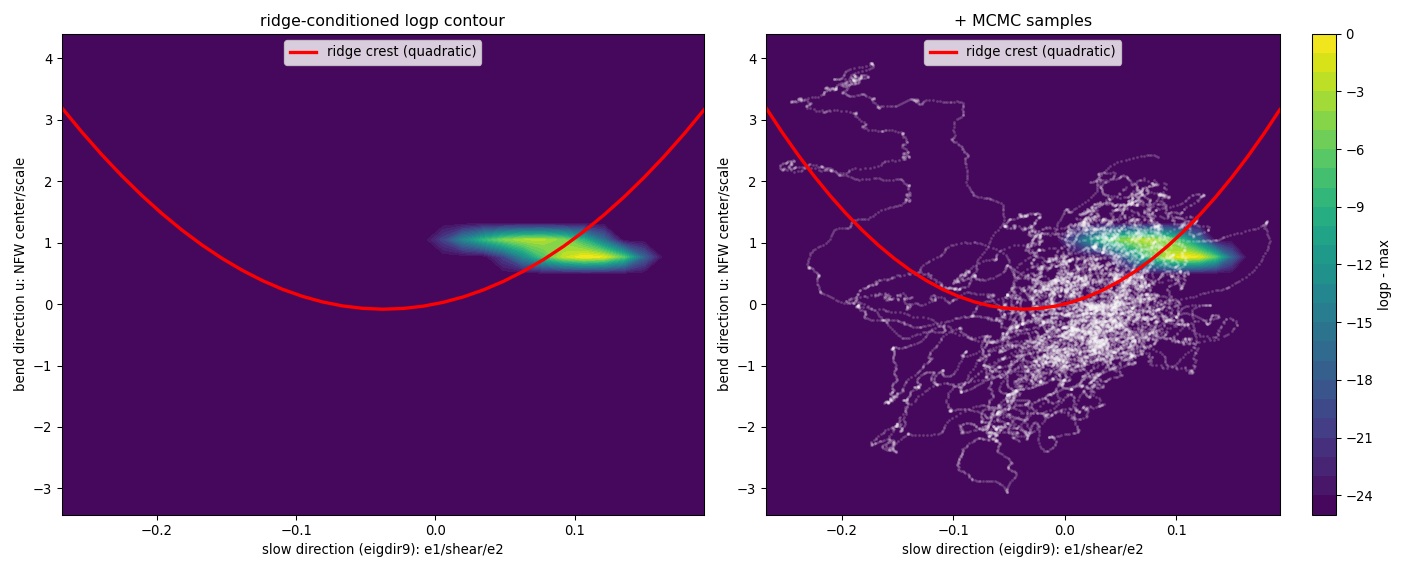

Python code for this plot:
import numpy as np, sys, jax, jax.numpy as jnp, warnings
jax.config.update("jax_enable_x64", True); warnings.filterwarnings("ignore")
import matplotlib; matplotlib.use("Agg"); import matplotlib.pyplot as plt
sys.path.insert(0,"/global/u1/l/linusu/GIGALens-Code/experiments/sim_carousel/_h1h2_diag")
from build_model import prob_model
names=list(np.load("/global/u1/l/linusu/GIGALens-Code/experiments/sim_carousel/_h1h2_diag/names.npy"))
WD="/global/u1/l/linusu/GIGALens-Code/experiments/sim_carousel/_h1h2_diag/"
RUN="/global/u1/l/linusu/GIGALens-Code/experiments/sim_carousel/messy_tests/just_map/"
sz=np.load(RUN+"mclmc/diagnostics.npz")['samples_z']; flat=sz.reshape(-1,32); mu=flat.mean(0)
vstar=np.load(WD+"CB.npz")['vstar']; s=(flat-mu)@vstar
# ridge from per-coordinate quadratic fit (cheap; samples-only)
Xd=np.vstack([np.ones_like(s),s,s**2]).T
coef,_,_,_=np.linalg.lstsq(Xd,flat-mu,rcond=None); blin,cvec=coef[1],coef[2]
u=cvec-(cvec@vstar)*vstar; u/=np.linalg.norm(u)
def zfit(a): return mu+blin*a+cvec*a**2          # ridge point at slow-coord a
lp=lambda z: prob_model.log_prob(z)[0]
def blp(Z,bs=6):
    out=[]
    for i in range(0,len(Z),bs): out.append(np.asarray(jax.vmap(lp)(jnp.asarray(Z[i:i+bs]))))
    return np.concatenate(out)
ag=np.linspace(s.min()*1.05,s.max()*1.05,33); yU=(flat-mu)@u
bg=np.linspace(yU.min()*1.12,yU.max()*1.12,29)
A,Bp=np.meshgrid(ag,bg)
# condition off-plane dims on the quadratic ridge at s=a; set in-plane coords to (a,b)
base=np.array([zfit(a) for a in A.ravel()])      # (Npts,32)
z=base.copy()
z=z+(A.ravel()-(base-mu)@vstar)[:,None]*vstar[None]
z=z+(Bp.ravel()-(base-mu)@u)[:,None]*u[None]
L=blp(z).reshape(A.shape); L=L-np.nanmax(L)
p_u=(np.array([zfit(a) for a in ag])-mu)@u        # ridge crest in (slow,u)
np.savez(WD+"banana3.npz",A=A,Bp=Bp,L=L,ag=ag,p_u=p_u,s=s,yU=yU,u=u,vstar=vstar)
print(f"slow top: "+", ".join(f'{names[i].split("/")[-1]}({vstar[i]:+.2f})' for i in np.argsort(np.abs(vstar))[::-1][:3]))
print(f"bend(u) top: "+", ".join(f'{names[i].split("/")[-1]}({u[i]:+.2f})' for i in np.argsort(np.abs(u))[::-1][:3]))
print(f"ridge crest u: min={p_u.min():.2f} max={p_u.max():.2f} (bend={p_u.max()-p_u.min():.2f})")
fig,ax=plt.subplots(1,2,figsize=(15,6))
for k,(t,ss) in enumerate([("ridge-conditioned logp contour",False),("+ MCMC samples",True)]):
    cf=ax[k].contourf(A,Bp,np.clip(L,-25,0),levels=np.linspace(-25,0,26),cmap="viridis")
    ax[k].plot(ag,p_u,'r-',lw=2.5,label="ridge crest (quadratic)")
    if ss: ax[k].scatter(s,yU,s=2,c='w',alpha=0.12)
    ax[k].set_xlabel("slow direction (eigdir9): e1/shear/e2"); ax[k].set_ylabel("bend direction u: NFW center/scale")
    ax[k].set_title(t); ax[k].legend(loc="upper center")
plt.colorbar(cf,ax=ax[1],label="logp - max"); plt.tight_layout()
plt.savefig(WD+"banana3.png",dpi=95); print("saved banana3.png")
